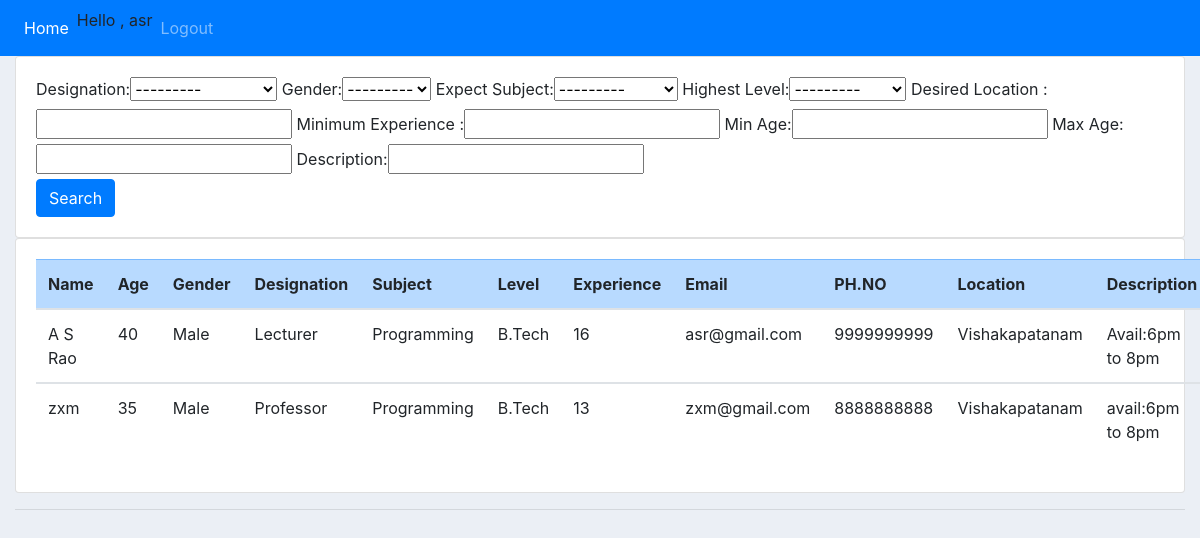
/locator (signed in), run on the app's committed database.
### tfinder/models.py (models this page shows)
class destination(models.Model):
	SUB_CHOICES= [
	('Maths', 'Maths'),
	('Physics', 'Physics'),
	('Chemistry', 'Chemistry'),
	('Programming', 'Programming'),
	('Other', 'Other'),]
	gen=[
	('Male', 'Male'),
	('Female', 'Female'),
	('Other', 'Other'),
	]
	level= [
	('Grade', 'Grade'),
	('Secondary', 'Secondary'),
	('Intermediate', 'Intermediate'),
	('B.Tech', 'B.Tech'),
	('Other', 'Other'),]
	desig= [
	('Teacher', 'Teacher'),
	('Lecturer', 'Lecturer'),
	('Asst Prof', 'Asst Professor'),
	('Assoc Prof', 'Assoc Professor '),
	('Professor ', 'Professor '),
	('Other', 'Other'),]
	user = models.ForeignKey(User,null = True,on_delete = models.CASCADE)
	name = models.CharField(verbose_name="Name",max_length =100)
	phno  = models.CharField(verbose_name="Ph.No",max_length =10)
	email = models.EmailField(verbose_name="Email id",max_length=254)
	des  = models.CharField(verbose_name="Designation",choices=desig,max_length =20)
	age = models.IntegerField(verbose_name="Age")
	gender = models.CharField(verbose_name="Gender",choices=gen,max_length =20)
	sub= models.CharField(verbose_name="Expect Subject",choices=SUB_CHOICES,max_length =20)
	lev= models.CharField(verbose_name="Highest Level",choices=level,max_length =20)
	exp= models.IntegerField(verbose_name="Experience")
	loc  = models.CharField(verbose_name="Location",max_length =100)
	desp = models.TextField(verbose_name="Description",)

### tfinder/views.py (the view)
# urls.py: path('locator',views.locator, name = 'locator'),
def locator (request):
	dest = destination.objects.all()
	myFilter = desFilter(request.GET, queryset=dest)
	dest = myFilter.qs
	final = {'dest':dest,'myFilter':myFilter}
	return render(request,'locator.html', final)

### template/locator.html (shortened to what this page needs)
{% load static %}
<!DOCTYPE html>
<html>
<head>
  <link rel="stylesheet" href="https://stackpath.bootstrapcdn.com/bootstrap/4.3.1/css/bootstrap.min.css">
  <link rel="stylesheet" type="text/css" href="{% static '/css/main.css' %}">
</head>
<body>
   {%  include 'navbar.html' %}
  <div class="container-fluid">
    <div class="card card-body">
      <form method="get">
        {{myFilter.form}}<br>
        <button class="btn btn-primary" type="submit">Search</button>
      </form>
    </div>
  <div class="card card-body">
    <table class="table">
  <thead class="table-primary">
    <tr>
      <th scope="col">Name</th>
      <th scope="col">Age</th>
      <th scope="col">Gender</th>
      <th scope="col">Designation</th>
      <th scope="col">Subject</th>
      <th scope="col">Level</th>
      <th scope="col">Experience</th>
      <th scope="col">Email</th>
      <th scope="col">PH.NO</th>
      <th scope="col">Location</th>
      <th scope="col">Description</th>
    </tr>
  </thead>
   {%for des in dest%}
  <tbody>
    <tr>
      <td>{{des.name }}</td>
      <td>{{des.age}}</td>
      <td>{{des.gender}}</td>
      <td>{{des.des}}</td>
      <td>{{des.sub}}</td>
      <td>{{des.lev}}</td>
      <td>{{des.exp}}</td>
      <td>{{des.email}}</td>
      <td>{{des.phno}}</td>
      <td>{{des.loc}}</td>
      <td>{{des.desp}}</td>
    </tr>
  </tbody>
  {% endfor %}
</table>
</div>
  <hr>
</body>
</html>

### template/navbar.html (shortened to what this page needs)
{% load static %}
<nav class="navbar navbar-expand-lg navbar-dark bg-primary ">
  <div class="collapse navbar-collapse" id="navbarNav">
    <ul class="navbar-nav">
      {% if user.is_authenticated %}
      <li class="nav-item active">
        <a class="nav-link" href="{% url 'home' %}">Home</a>
      </li>
      <li class="nav-item">
        Hello , {{user.username}}
      </li>
      <li class="nav-item">
        <a class="nav-link" href="{% url 'logout' %}">Logout</a>
      </li>
      {% endif %}
    </ul>
  </div>
</nav>

### static/css/main.css (style rules this page uses)
body { background-color: #ebeff5; }

### data on the page
destination: name "A S Rao", age "40", gender "Male", des "Lecturer", sub "Programming", lev "B.Tech", exp "16", email "asr@gmail.com", phno "9999999999", loc "Vishakapatanam", desp "Avail:6pm to 8pm"
destination: name "zxm", age "35", gender "Male", des "Professor", sub "Programming", lev "B.Tech", exp "13", email "zxm@gmail.com", phno "8888888888", loc "Vishakapatanam", desp "avail:6pm to 8pm"

### other printed values
{{ user.username }} "asr"
